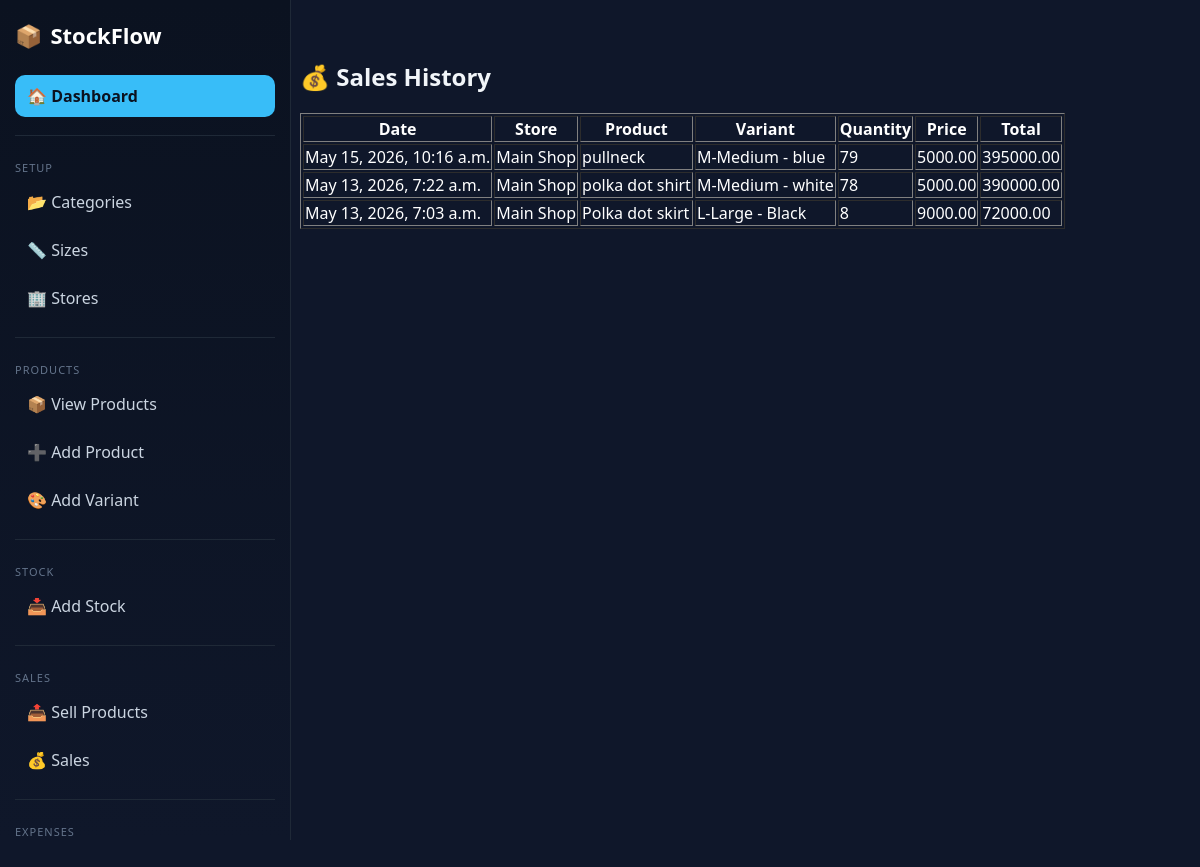
Page /inventory/sales/ (signed in) on the committed database.
### inventory/models.py (models this page shows, shortened)
class SaleItem(models.Model):
    sale = models.ForeignKey(Sale, on_delete=models.CASCADE, related_name="items")
    variant = models.ForeignKey(ProductVariant, on_delete=models.CASCADE)
    quantity = models.PositiveIntegerField()
    price = models.DecimalField(max_digits=10, decimal_places=2)
    @property
    def subtotal(self):
        return self.quantity * self.price

class Sale(models.Model):
    store=models.ForeignKey(Store, on_delete=models.CASCADE)
    created_at = models.DateTimeField(auto_now_add=True)
    total_amount = models.DecimalField(max_digits=10, decimal_places=2, default=0)

class Store(models.Model):
    name = models.CharField(max_length=150)
    location = models.CharField(max_length=255)

class ProductVariant(models.Model):
    product = models.ForeignKey('Product', on_delete=models.CASCADE, related_name="variants")
    size = models.ForeignKey(Size, on_delete=models.SET_NULL, null=True, blank=True)
    color = models.CharField(max_length=30, blank=True, null=True)
    price = models.DecimalField(max_digits=10, decimal_places=2, validators=[MinValueValidator(0.01)])

class Product(models.Model):
    product_name = models.CharField(max_length=200)
    category = models.ForeignKey(
        'Category',
        on_delete=models.PROTECT,
        related_name="products",
    )
    price = models.DecimalField(max_digits=10, decimal_places=2)
    image = models.ImageField(upload_to='products/', null=True, blank=True)
    sizes = models.ManyToManyField(Size, blank=True)

class Size(models.Model):
    name = models.CharField(max_length=10)  # S, M, L, XL
    def __str__(self):
        return self.name

### inventory/views.py (the view)
# urls.py: path('sales/', views.sales_list, name='sales_list'),
@login_required
def sales_list(request):
    sales = SaleItem.objects.select_related(
        'sale',
        'variant',
        'sale__store'
    ).all().order_by('-sale__created_at')
    return render(request, 'inventory/sales_list.html', {
        'sales': sales
    })

### inventory/templates/inventory/sales_list.html
{% extends 'base.html' %}
{% block content %}
<h2>💰 Sales History</h2>
<table border="1">
    <tr>
        <th>Date</th>
        <th>Store</th>
        <th>Product</th>
        <th>Variant</th>
        <th>Quantity</th>
        <th>Price</th>
        <th>Total</th>
    </tr>
    {% for item in sales %}
    <tr>
        <td>{{ item.sale.created_at }}</td>
        <td>{{ item.sale.store.name }}</td>
        <td>{{ item.variant.product.product_name }}</td>
        <td>
            {{ item.variant.size }}
            -
            {{ item.variant.color }}
        </td>
        <td>{{ item.quantity }}</td>
        <td>{{ item.price }}</td>
        <td>{{ item.subtotal }}</td>
    </tr>
    {% endfor %}
</table>
{% endblock %}

### inventory/static/inventory/base.css (style rules this page uses)
body { margin: 0; font-family: 'Segoe UI', sans-serif; background: #0f172a; color: #fff; }
h1, h2, h3 { color: #f1f5f9; }

### rows in the picture
SaleItem: sale.created_at "May 15, 2026, 10:16 a.m.", sale.store.name "Main Shop", variant.product.product_name "pullneck", variant.size "M-Medium", variant.color "blue", quantity "79", price "5000.00", subtotal "395000.00"
SaleItem: sale.created_at "May 13, 2026, 7:22 a.m.", sale.store.name "Main Shop", variant.product.product_name "polka dot shirt", variant.size "M-Medium", variant.color "white", quantity "78", price "5000.00", subtotal "390000.00"
SaleItem: sale.created_at "May 13, 2026, 7:03 a.m.", sale.store.name "Main Shop", variant.product.product_name "Polka dot skirt", variant.size "L-Large", variant.color "Black", quantity "8", price "9000.00", subtotal "72000.00"
